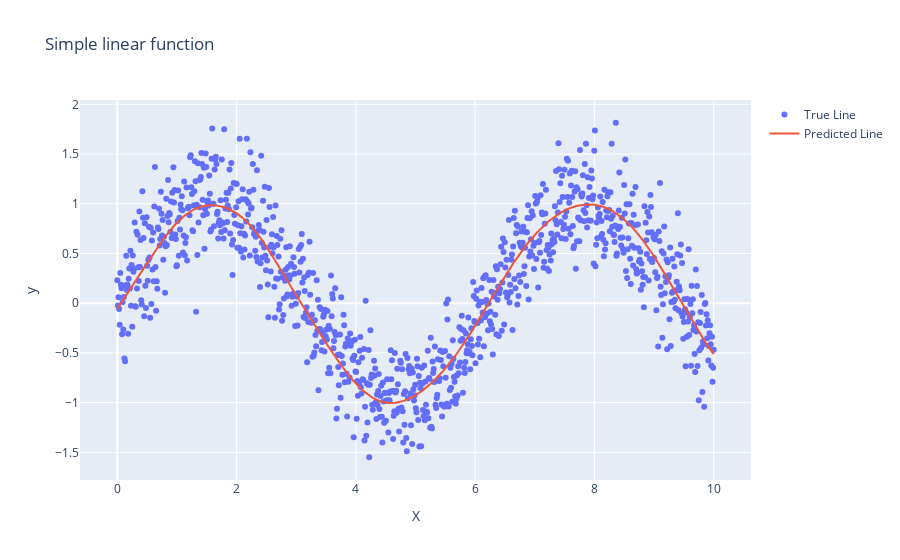

The notebook cell this image was saved under:
### Code cell
X_test = np.linspace(0, 10, 1000).reshape((1000, 1))
y_test = np.sin(X_test) + 0.3 * np.random.randn(1000, 1)
y_pred = network.predict(X_test / (2*np.pi))

fig = go.Figure()
fig.add_trace(go.Scatter(x=X_test.flatten(),
                         y=y_test.flatten(),
                         mode="markers",
                         name="True Line"))
fig.add_trace(go.Scatter(x=X_test.flatten(),
                         y=y_pred.flatten(),
                         mode="lines",
                         name="Predicted Line"))
fig.update_layout(
    title="Simple linear function",
    xaxis_title="X",
    yaxis_title="y"
)
fig.show()

### Figure 1 — Plotly figure (JSON) as saved in the notebook; plotly's stock layout.template omitted (floating-point values rounded to 4 significant figures; data arrays with more than 128 entries replaced by an {"elided": "..."} marker saying what was removed)
{"data": [{"mode": "markers", "name": "True Line", "type": "scatter", "x": {"elided": "1000 float values"}, "y": {"elided": "1000 float values"}}, {"mode": "lines", "name": "Predicted Line", "type": "scatter", "x": {"elided": "1000 float values"}, "y": {"elided": "1000 float values"}}], "layout": {"title": {"text": "Simple linear function"}, "xaxis": {"title": {"text": "X"}}, "yaxis": {"title": {"text": "y"}}}}
